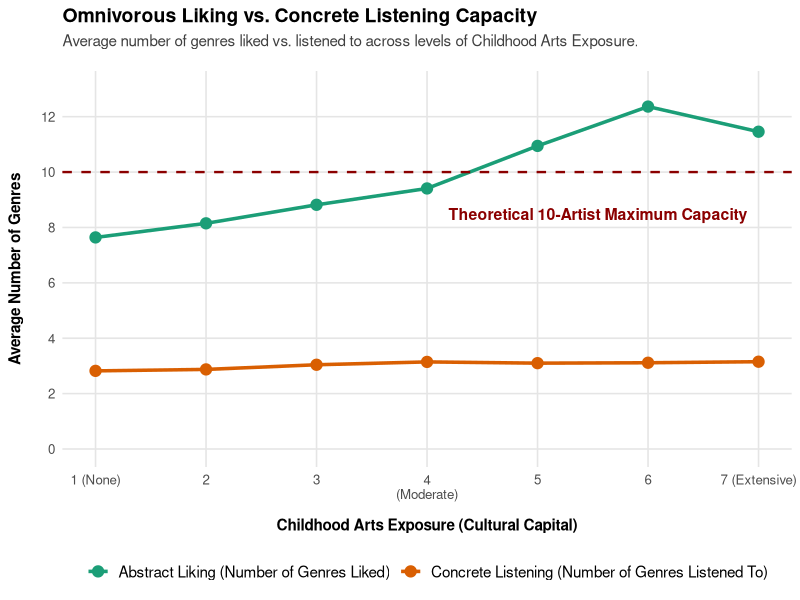

The R source for this figure:
# plot_omnivorousness_capacity.R
# Visualizes the divergence between Abstract Liking (Omnivorousness) 
# and Concrete Listening across levels of Cultural Capital
# Outputs to Plots/fig4_capacity.png
# NOTE: only the fitted model's stored $data (identical analysis data frame
# across all 5 specifications) is used here -- no random effects are pulled
# from the model itself -- but the source is kept aligned with the preferred
# specification (Model 4: Constrained Over/True Slopes, refit) for consistency.

library(dplyr)
library(tidyr)
library(ggplot2)

cat("Loading corrected model input (dta/analysis_model_input.dta; identical to every corrected fit's data)\n")
library(haven)
df <- read_dta("dta/analysis_model_input.dta") |>
  mutate(
    engagement_state = factor(
      as.integer(engagement_state),
      levels = 1:4,
      labels = c("Neither", "ListenOnly", "LikeOnly", "Both")
    )
  )

cat("Calculating person-level statistics...\n")
person_stats <- df %>%
  group_by(id) %>%
  summarize(
    num_liked = sum(engagement_state %in% c("LikeOnly", "Both")),
    num_listened = sum(engagement_state %in% c("ListenOnly", "Both")),
    child_arts = as.integer(first(child_arts)),
    .groups = "drop"
  )

sum_wide <- person_stats %>%
  group_by(child_arts) %>%
  summarize(
    n = n(),
    mean_liked = mean(num_liked),
    mean_listened = mean(num_listened),
    .groups = "drop"
  )

dir.create("cache", showWarnings = FALSE)
write.csv(sum_wide, "cache/capacity_by_arts.csv", row.names = FALSE)

sum_df <- sum_wide %>%
  rename(`Abstract Liking (Number of Genres Liked)` = mean_liked,
         `Concrete Listening (Number of Genres Listened To)` = mean_listened) %>%
  pivot_longer(
    cols = c(`Abstract Liking (Number of Genres Liked)`, `Concrete Listening (Number of Genres Listened To)`),
    names_to = "Engagement Type",
    values_to = "mean_genres"
  )

cat("Building divergence plot...\n")
p_diverge <- ggplot(sum_df, aes(x = child_arts, y = mean_genres, color = `Engagement Type`, group = `Engagement Type`)) +
  geom_line(linewidth = 1.2) +
  geom_point(size = 3.5) +
  geom_hline(yintercept = 10, linetype = "dashed", color = "darkred", linewidth = 0.8) +
  annotate("text", x = 6.9, y = 8.7, label = "Theoretical 10-Artist Maximum Capacity", color = "darkred", fontface = "bold", size = 4, hjust = 1, vjust = 1) +
  scale_x_continuous(breaks = 1:7, labels = c("1 (None)", "2", "3", "4\n(Moderate)", "5", "6", "7 (Extensive)")) +
  scale_y_continuous(breaks = seq(0, 12, by = 2), limits = c(0, 13)) +
  scale_color_manual(values = c("Abstract Liking (Number of Genres Liked)" = "#1b9e77", "Concrete Listening (Number of Genres Listened To)" = "#d95f02")) +
  labs(
    title = "Omnivorous Liking vs. Concrete Listening Capacity",
    subtitle = "Average number of genres liked vs. listened to across levels of Childhood Arts Exposure.",
    x = "Childhood Arts Exposure (Cultural Capital)",
    y = "Average Number of Genres"
  ) +
  theme_minimal(base_size = 12) +
  theme(
    plot.title = element_text(face = "bold", size = 14, margin = margin(b = 5)),
    plot.subtitle = element_text(size = 11, color = "gray25", margin = margin(b = 15)),
    axis.title.x = element_text(face = "bold", size = 11, margin = margin(t = 12)),
    axis.title.y = element_text(face = "bold", size = 11, margin = margin(r = 12)),
    legend.position = "bottom",
    legend.title = element_blank(),
    legend.text = element_text(size = 11),
    panel.grid.minor = element_blank(),
    panel.grid.major = element_line(color = "gray90")
  )

dir.create("Plots", showWarnings = FALSE)
output_file <- "Plots/fig4_capacity.png"
ggsave(output_file, p_diverge, width = 8.5, height = 6.5, dpi = 300, bg = "white")
cat("SUCCESS: Plot saved to", output_file, "\n")
